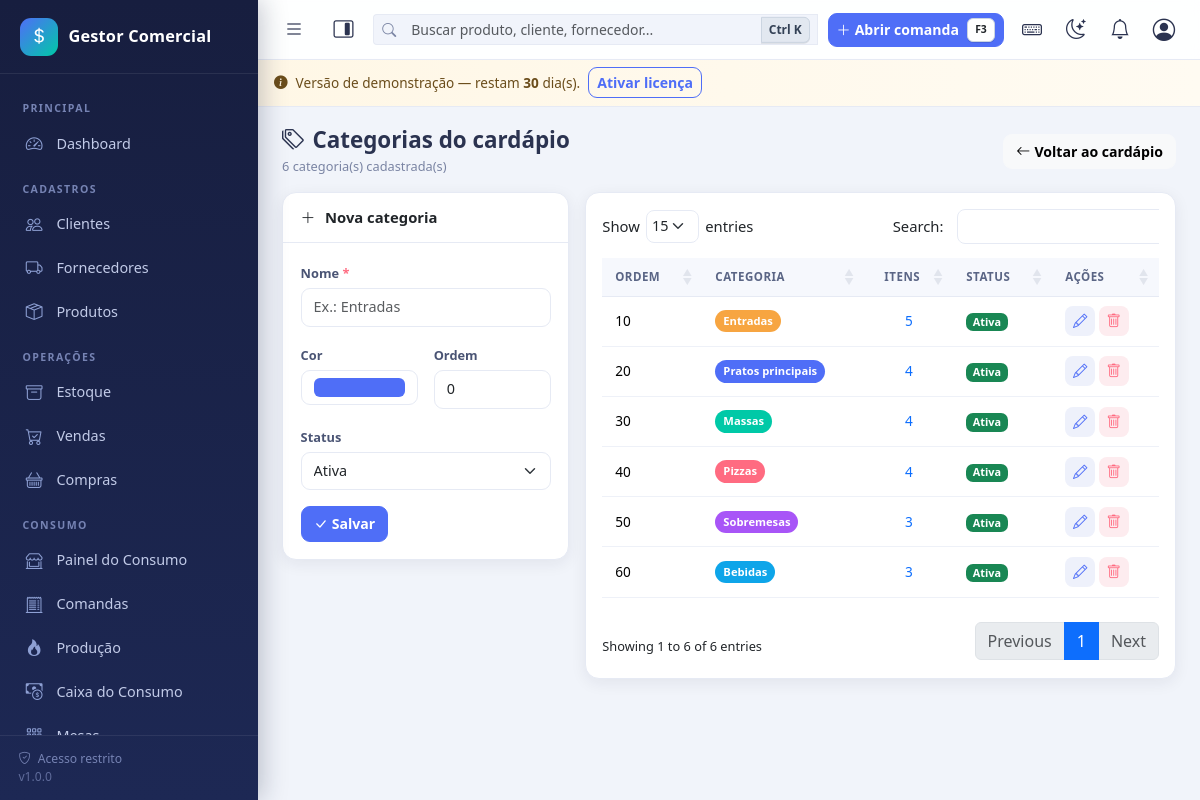
Screenshot of /consumo/cardapio/categorias.php (signed in) with the database file from the repository.
### tables this page shows
CREATE TABLE IF NOT EXISTS `cardapio_categorias` (
  `id` int(11) NOT NULL AUTO_INCREMENT,
  `nome` varchar(60) NOT NULL,
  `cor` varchar(7) NOT NULL DEFAULT '#4f6ef7',
  `ordem` smallint(5) NOT NULL DEFAULT 0,
  `ativo` tinyint(1) NOT NULL DEFAULT 1,
  `criado_em` datetime NOT NULL DEFAULT current_timestamp(),
  PRIMARY KEY (`id`),
  UNIQUE KEY `uk_cc_nome` (`nome`),
  KEY `ix_cc_ativo` (`ativo`, `ordem`)
);

### includes/functions.php (called while the page is built, shortened)
<?php
function e($valor): string
{
    return htmlspecialchars((string)$valor, ENT_QUOTES, 'UTF-8');
}
function url(string $caminho = ''): string
{
    return BASE_URL . '/' . ltrim($caminho, '/');
}

### config/auth.php (called while the page is built, shortened)
<?php
function usuario_atual(): ?array
{
    static $usuario = null;
    static $carregado = false;
    if ($carregado) {
        return $usuario;
    }
    $carregado = true;
    try {
        $stmt = db()->prepare('SELECT * FROM usuarios WHERE id = ? LIMIT 1');
        $stmt->execute([(int)$_SESSION['user_id']]);
        $linha = $stmt->fetch();
        $usuario = $linha;
    } catch (Throwable $e) {
        erro_banco($e, 'usuario_atual');
    }
    return $usuario;
}
function exigir_login(): void
{
    if (!usuario_atual()) {
        if (is_ajax()) {
            json_resposta(false, 'Sessão expirada. Faça login novamente.', null, 401);
        }
        flash('warning', 'Faça login para acessar o sistema.');
        redirecionar('login/index.php');
    }
}
function permissao_carregadas(): array
{
    $usuario = usuario_atual();
    $permitidas = [];
    try {
        $chaves = [];
        if ((int)$usuario['is_admin'] === 1) {
            $stmt = db()->query('SELECT chave FROM permissoes');
            foreach ($stmt->fetchAll() as $l) {
                $chaves[] = $l['chave'];
            }
            return $permitidas = array_flip($chaves);
        }
        $permitidas = array_flip(array_unique($chaves));
    } catch (Throwable $e) {
        erro_banco($e, 'permissao_carregadas');
    }
    return $permitidas;
}
function tem_permissao(string $chave): bool
{
    $usuario = usuario_atual();
    if ((int)$usuario['is_admin'] === 1) {
        return true;
    }
    return array_key_exists($chave, permissao_carregadas());
}

### config/database.php (called while the page is built, shortened)
<?php
function db(): PDO
{
    static $pdo = null;
    if ($pdo === null) {
        $dsn = 'mysql:host=' . DB_HOST . ';dbname=' . DB_NAME . ';charset=' . DB_CHARSET;
        try {
            $pdo = new PDO($dsn, DB_USER, DB_PASS, [
                PDO::ATTR_ERRMODE            => PDO::ERRMODE_EXCEPTION,
                PDO::ATTR_DEFAULT_FETCH_MODE => PDO::FETCH_ASSOC,
                PDO::ATTR_EMULATE_PREPARES   => false,
            ]);
        } catch (PDOException $e) {
            error_log('[BANCO] Falha de conexão: ' . $e->getMessage());
            http_response_code(500);
            if (defined('DEV_MODE') && DEV_MODE) {
                exit('Falha na conexão com o banco de dados. Verifique se o MySQL/MariaDB está ativo e se os dados em config/config.php estão corretos.');
            }
            exit('Serviço temporariamente indisponível.');
        }
    }
    return $pdo;
}

### consumo/cardapio/categorias.php (the view, shortened to what this page needs)
<?php
exigir_login();
$pdo = db();
$editando = (int)($_GET['categoria'] ?? 0);
$categoriaEdit = $editando > 0 ? buscar_linha('cardapio_categorias', $editando) : null;
$stmt = $pdo->query(
    'SELECT c.*, (SELECT COUNT(*) FROM cardapio_itens i WHERE i.categoria_id = c.id) AS qtd_itens
       FROM cardapio_categorias c
      ORDER BY c.ordem, c.nome'
);
$categorias = $stmt->fetchAll();
include INC . 'header.php';
?>
<div class="page-header">
    <div>
        <h1><i class="bi bi-tags me-2"></i>Categorias do cardápio</h1>
        <span class="subtitulo"><?= count($categorias) ?> categoria(s) cadastrada(s)</span>
    </div>
    <a href="<?= url('consumo/cardapio/index.php') ?>" class="btn btn-light">
        <i class="bi bi-arrow-left me-1"></i>Voltar ao cardápio
    </a>
</div>
<div class="row g-3">
    <?php if (tem_permissao('cardapio_editar')): ?>
    <div class="col-12 col-lg-4">
        <div class="card">
            <div class="card-header-custom">
                <i class="bi bi-<?= $categoriaEdit ? 'pencil' : 'plus-lg' ?>"></i>
                <?= $categoriaEdit ? 'Editar categoria' : 'Nova categoria' ?>
            </div>
            <div class="card-body-custom">
                <form method="post" action="<?= url('consumo/cardapio/salvar.php') ?>" id="formCategoria">
                    <div class="mb-3">
                        <label class="form-label obrigatorio" for="nome">Nome</label>
                        <input type="text" class="form-control" id="nome" name="nome" required maxlength="60"
                               value="<?= e((string)($categoriaEdit['nome'] ?? '')) ?>"
                               placeholder="Ex.: Entradas" autofocus>
                    </div>
                    <div class="row g-3">
                        <div class="col-6">
                            <label class="form-label" for="cor">Cor</label>
                            <input type="color" class="form-control form-control-color w-100" id="cor" name="cor"
                                   value="<?= e((string)($categoriaEdit['cor'] ?? '#4f6ef7')) ?>">
                        </div>
                        <div class="col-6">
                            <label class="form-label" for="ordem">Ordem</label>
                            <input type="text" class="form-control" id="ordem" name="ordem" data-mask="int"
                                   maxlength="3" value="<?= (int)($categoriaEdit['ordem'] ?? 0) ?>">
                        </div>
                        <div class="col-12">
                            <label class="form-label" for="ativo">Status</label>
                            <select class="form-select" id="ativo" name="ativo">
                                <option value="1" <?= (int)($categoriaEdit['ativo'] ?? 1) === 1 ? 'selected' : '' ?>>Ativa</option>
                            </select>
                        </div>
                    </div>
                    <div class="d-flex gap-2 mt-3">
                        <button type="submit" class="btn btn-primary">
                            <i class="bi bi-check-lg me-1"></i>Salvar
                        </button>
                    </div>
                </form>
            </div>
        </div>
    </div>
    <?php endif; ?>
    <div class="col-12 <?= tem_permissao('cardapio_editar') ? 'col-lg-8' : 'col-lg-12' ?>">
        <div class="card">
            <div class="card-body">
                <div class="table-responsive">
                    <table class="table table-hover table-geral responsive nowrap" style="width:100%">
                        <thead>
                            <tr>
                                <th>Ordem</th>
                                <th>Categoria</th>
                                <th class="text-center">Itens</th>
                                <th>Status</th>
                                <?php if (tem_permissao('cardapio_editar')): ?>
                                <th class="no-print">Ações</th>
                                <?php endif; ?>
                            </tr>
                        </thead>
                        <tbody>
                        <?php foreach ($categorias as $c): ?>
                        <tr>
                            <td><?= (int)$c['ordem'] ?></td>
                            <td>
                                <span class="categoria-tag" style="background:<?= e($c['cor']) ?>">
                                    <?= e($c['nome']) ?>
                                </span>
                            </td>
                            <td class="text-center">
                                <a href="<?= url('consumo/cardapio/index.php?categoria=' . (int)$c['id']) ?>">
                                    <?= (int)$c['qtd_itens'] ?>
                                </a>
                            </td>
                            <td>
                                <?= (int)$c['ativo'] === 1
                                    ? '<span class="badge bg-success">Ativa</span>'
                                    : '<span class="badge bg-secondary">Inativa</span>' ?>
                            </td>
                            <?php if (tem_permissao('cardapio_editar')): ?>
                            <td class="text-nowrap no-print">
                                <a href="<?= url('consumo/cardapio/categorias.php?categoria=' . (int)$c['id']) ?>"
                                   class="acao-btn btn-soft" data-bs-toggle="tooltip" title="Editar">
                                    <i class="bi bi-pencil"></i>
                                </a>
                                <form action="<?= url('consumo/cardapio/salvar.php') ?>" method="post" class="d-inline">
                                    <button type="submit" class="acao-btn btn-soft-danger excluir-categoria"
                                            data-bs-toggle="tooltip" title="Excluir">
                                        <i class="bi bi-trash"></i>
                                    </button>
                                </form>
                            </td>
                            <?php endif; ?>
                        </tr>
                        <?php endforeach; ?>
                        </tbody>
                    </table>
                </div>
            </div>
        </div>
    </div>
</div>
<?php include INC . 'footer.php'; ?>

### assets/css/app.css (style rules this page uses)
:root { --sidebar-w: 258px; --sidebar-bg: linear-gradient(180deg, #171e3f 0%, #1d2854 100%); --accent: #4f6ef7; --accent-2: #00c9a7; --danger-soft: #ff6b81; --bg: #f1f4fa; --card-bg: #ffffff; --card-radius: 14px; --shadow: 0 4px 16px rgba(23, 30, 63, .07); --shadow-lg: 0 10px 30px rgba(23, 30, 63, .12); --text: #2b3350; --muted: #7a84a3; --border: #e6eaf4; --topbar-bg: rgba(255, 255, 255, .92); }
* { box-sizing: border-box; }
html, body { height: 100%; }
body { font-family: "Segoe UI", system-ui, -apple-system, Roboto, Arial, sans-serif; background: var(--bg); color: var(--text); font-size: .925rem; overflow-x: hidden; }
a { text-decoration: none; }
.page-header { display: flex; flex-wrap: wrap; align-items: center; justify-content: space-between; gap: .6rem; margin-bottom: 1rem; }
.page-header h1 { font-size: 1.25rem; font-weight: 700; margin: 0; }
.page-header .subtitulo { color: var(--muted); font-size: .8rem; }
.card { border: 1px solid var(--border); border-radius: var(--card-radius); box-shadow: var(--shadow); background: #fff; }
.card-header-custom { padding: .85rem 1.1rem; font-weight: 600; border-bottom: 1px solid var(--border); display: flex; align-items: center; gap: .6rem; }
.card-body-custom { padding: 1.1rem; }
.table-geral { width: 100% !important; font-size: .85rem; margin: 0 !important; }
.table-responsive { overflow-x: auto; -webkit-overflow-scrolling: touch; scrollbar-width: thin; }
.table-geral thead th { background: #f6f8fd; color: #5a6585; font-size: .72rem; text-transform: uppercase; letter-spacing: .5px; border-bottom: 1px solid var(--border); white-space: nowrap; padding: .65rem .8rem; }
.table-geral td { vertical-align: middle; padding: .6rem .8rem; border-color: #eef1f8; }
.form-label { font-size: .8rem; font-weight: 600; color: #4a5474; margin-bottom: .3rem; }
.form-control, .form-select { border-color: var(--border); border-radius: 9px; font-size: .9rem; padding: .48rem .75rem; }
.obrigatorio::after { content: " *"; color: var(--danger-soft); }
.btn { border-radius: 9px; font-size: .88rem; font-weight: 600; }
.btn-primary { background: var(--accent); border-color: var(--accent); }
.btn-soft { background: #eef1fb; border: 0; color: var(--accent); }
.btn-soft-danger { background: #fdecef; border: 0; color: var(--danger-soft); }
.acao-btn { width: 30px; height: 30px; display: inline-grid; place-items: center; border-radius: 8px; font-size: .9rem; }
.badge { font-size: .68rem; padding: .35em .6em; border-radius: 7px; font-weight: 600; }
@media (min-width: 992px) { .page-header h1 { font-size: 1.4rem; } }

### assets/css/consumo.css (style rules this page uses)
.categoria-tag { display: inline-flex; align-items: center; gap: .3rem; font-size: .7rem; font-weight: 600; padding: .18rem .5rem; border-radius: 20px; color: #fff; }

### rows the page displays
cardapio_categorias: ordem "10", nome "Entradas", qtd_itens "5", ativo "Ativa"
cardapio_categorias: ordem "20", nome "Pratos principais", qtd_itens "4", ativo "Ativa"
cardapio_categorias: ordem "30", nome "Massas", qtd_itens "4", ativo "Ativa"
cardapio_categorias: ordem "40", nome "Pizzas", qtd_itens "4", ativo "Ativa"
cardapio_categorias: ordem "50", nome "Sobremesas", qtd_itens "3", ativo "Ativa"
cardapio_categorias: ordem "60", nome "Bebidas", qtd_itens "3", ativo "Ativa"

### other values shown
$nomeEmpresa "Gestor Comercial"
$rotulo "Clientes"
$rotulo "Fornecedores"
$rotulo "Produtos"
$rotulo "Estoque"
$rotulo "Vendas"
$rotulo "Compras"
rotulo_consumo() "CONSUMO"
licenca_dias_restantes() "30"
count($categorias) "6"
